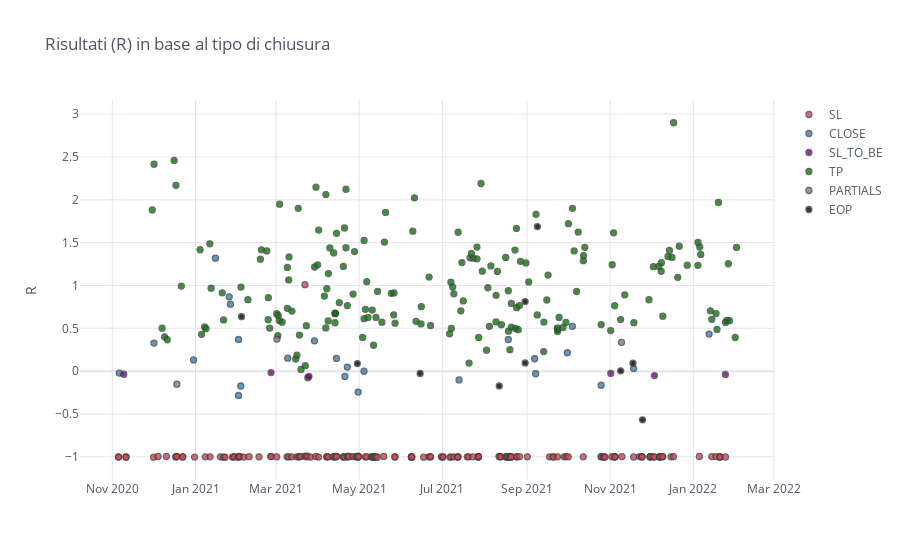

Notebook cell for this chart:
### Code cell
full_daniel.iplot(kind='scatter', mode='markers', x='close', title='Risultati (R) in base al tipo di chiusura', yTitle='R',
              y='result', categories='result_type', size=6, colors='red blue purple green grey black'.split(' '))

### Figure 1 — Plotly figure (JSON) as saved in the notebook; plotly's stock layout.template omitted (floating-point values rounded to 4 significant figures; data arrays with more than 128 entries replaced by an {"elided": "..."} marker saying what was removed)
{"data": [{"marker": {"color": "rgba(219, 64, 82, 1.0)", "line": {"width": 1.3}, "opacity": 0.8, "size": 6, "symbol": "circle"}, "mode": "markers", "name": "SL", "textfont": {"color": "#4D5663"}, "type": "scatter", "x": {"elided": "174 str values"}, "y": {"elided": "174 float values"}}, {"marker": {"color": "rgba(55, 128, 191, 1.0)", "line": {"width": 1.3}, "opacity": 0.8, "size": 6, "symbol": "circle"}, "mode": "markers", "name": "CLOSE", "textfont": {"color": "#4D5663"}, "type": "scatter", "x": ["2020-11-06T03:27:00.000000000", "2020-12-01T12:58:00.000000000", "2020-12-30T13:50:00.000000000", "2021-01-15T15:08:00.000000000", "2021-01-25T15:50:00.000000000", "2021-01-26T14:17:00.000000000", "2021-02-01T13:15:00.000000000", "2021-02-01T13:13:00.000000000", "2021-02-03T04:40:00.000000000", "2021-03-09T16:00:00.000000000", "2021-03-29T05:00:00.000000000", "2021-04-14T08:17:00.000000000", "2021-04-20T13:00:00.000000000", "2021-04-22T07:00:00.000000000", "2021-04-30T06:00:00.000000000", "2021-05-04T13:00:00.000000000", "2021-07-13T05:00:00.000000000", "2021-07-23T12:38:00.000000000", "2021-08-18T08:00:00.000000000", "2021-09-06T15:04:00.000000000", "2021-09-07T10:00:00.000000000", "2021-09-23T08:12:00.000000000", "2021-09-30T15:12:00.000000000", "2021-10-04T07:06:00.000000000", "2021-10-25T09:23:00.000000000", "2021-11-18T06:11:00.000000000", "2022-01-12T13:06:00.000000000"], "y": [-0.02213, 0.3272, 0.1311, 1.319, 0.868, 0.7821, 0.3704, -0.2829, -0.1736, 0.1516, 0.3537, 0.1485, -0.06223, 0.04794, -0.2449, 0.0, -0.1031, 1.319, 0.3692, 0.1448, -0.03061, 0.5048, 0.2154, 0.5231, -0.1634, 0.03, 0.4328]}, {"marker": {"color": "rgba(128, 0, 128, 1.0)", "line": {"width": 1.3}, "opacity": 0.8, "size": 6, "symbol": "circle"}, "mode": "markers", "name": "SL_TO_BE", "textfont": {"color": "#4D5663"}, "type": "scatter", "x": ["2020-11-09T09:57:00.000000000", "2021-02-25T08:36:00.000000000", "2021-03-24T08:20:00.000000000", "2021-03-25T04:48:00.000000000", "2021-11-01T10:59:00.000000000", "2021-12-03T12:01:00.000000000", "2022-01-24T11:26:00.000000000"], "y": [-0.03629, -0.01667, -0.07589, -0.06, -0.02715, -0.05213, -0.03846]}, {"marker": {"color": "rgba(0, 128, 0, 1.0)", "line": {"width": 1.3}, "opacity": 0.8, "size": 6, "symbol": "circle"}, "mode": "markers", "name": "TP", "textfont": {"color": "#4D5663"}, "type": "scatter", "x": {"elided": "186 str values"}, "y": {"elided": "186 float values"}}, {"marker": {"color": "rgba(128, 128, 128, 1.0)", "line": {"width": 1.3}, "opacity": 0.8, "size": 6, "symbol": "circle"}, "mode": "markers", "name": "PARTIALS", "textfont": {"color": "#4D5663"}, "type": "scatter", "x": ["2020-12-18T07:16:00.000000000", "2021-03-01T15:59:00.000000000", "2021-11-09T08:12:00.000000000"], "y": [-0.152, 0.3743, 0.3362]}, {"marker": {"color": "rgba(0, 0, 0, 1.0)", "line": {"width": 1.3}, "opacity": 0.8, "size": 6, "symbol": "circle"}, "mode": "markers", "name": "EOP", "textfont": {"color": "#4D5663"}, "type": "scatter", "x": ["2021-02-03T17:29:00.000000000", "2021-04-29T16:29:00.000000000", "2021-06-14T16:29:00.000000000", "2021-08-11T16:29:00.000000000", "2021-08-30T16:29:00.000000000", "2021-08-30T16:29:00.000000000", "2021-09-08T16:29:00.000000000", "2021-11-08T17:29:00.000000000", "2021-11-17T17:29:00.000000000", "2021-11-24T17:29:00.000000000"], "y": [0.6358, 0.08835, -0.02679, -0.1728, 0.09548, 0.8122, 1.687, 0.003497, 0.09249, -0.5684]}], "layout": {"legend": {"bgcolor": "#FFFFFF", "font": {"color": "#4D5663"}}, "paper_bgcolor": "#FFFFFF", "plot_bgcolor": "#FFFFFF", "title": {"font": {"color": "#4D5663"}, "text": "Risultati (R) in base al tipo di chiusura"}, "xaxis": {"gridcolor": "#E1E5ED", "showgrid": true, "tickfont": {"color": "#4D5663"}, "title": {"font": {"color": "#4D5663"}, "text": ""}, "zerolinecolor": "#E1E5ED"}, "yaxis": {"gridcolor": "#E1E5ED", "showgrid": true, "tickfont": {"color": "#4D5663"}, "title": {"font": {"color": "#4D5663"}, "text": "R"}, "zerolinecolor": "#E1E5ED"}}}
